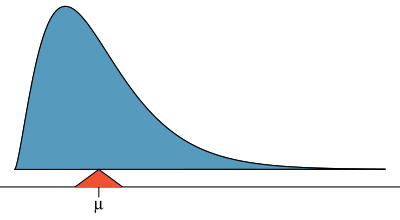

This figure's R source:
library(openintro)
data(COL)

x <- seq(0, 22, 0.01)
y <- dchisq(x, 5)
M <- weighted.mean(x, y)

pdf('contBalance.pdf', 4, 2.2)
par(mar = c(1.65, 0, 0, 0), mgp = c(5, 0.5, 0))
plot(x, y + 0.035,
     type = 'l',
     ylim = range(c(0.025, y + 0.035)),
     axes = FALSE)
axis(1, at = c(-100, M, 100), labels = c('', expression(mu), ''))
lines(c(0, 22), rep(0.035, 2))
polygon(x, y + 0.035, col = COL[1])
polygon(c(M - 20, M + 20, M),
        c(-0.2, -0.2, 0.035),
        col = COL[4])
dev.off()
